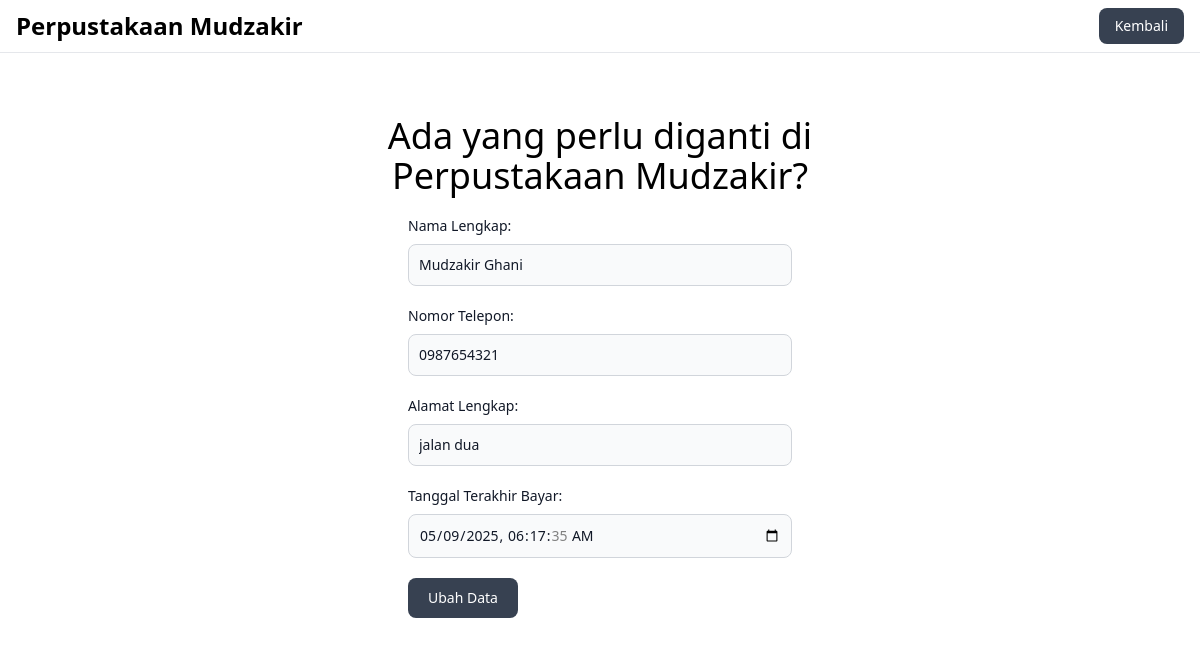
The app's page /FormUbahMember.php?kode=20 with its own data.
### tables this page shows
CREATE TABLE `member` (
  `id_member` int(11) NOT NULL,
  `nama_member` varchar(250) NOT NULL,
  `nomor_member` varchar(15) NOT NULL,
  `alamat` text NOT NULL,
  `tgl_mendaftar` datetime NOT NULL,
  `tgl_terakhir_bayar` datetime NOT NULL DEFAULT current_timestamp()
);

### FormUbahMember.php (the view, shortened to what this page needs)
<?php
include_once "Model.php";
$sql = mysqli_query($koneksi, "SELECT * FROM member WHERE id_member='$_GET[kode]'");
$data = mysqli_fetch_array($sql);
?>
<!DOCTYPE html>
<html lang="en">
    <head>
        <script src="https://cdn.tailwindcss.com"></script>
    </head>
    <body>
        <nav class="bg-white dark:bg-gray-900 fixed w-full z-20 top-0 start-0 border-b border-gray-200 dark:border-gray-600">
            <div class="max-w-screen-xl mx-auto px-4 py-2 flex items-center justify-between">
                <h1 class="text-2xl font-bold text-black dark:text-white">
                    Perpustakaan Mudzakir
                </h1>
                <a href="Member.php">
                    <button type="button" class="text-white bg-gray-700 hover:bg-gray-400 font-medium rounded-lg text-sm px-4 py-2 text-center dark:bg-blue-600 dark:hover:bg-blue-700 dark:focus:ring-blue-800">
                        Kembali
                    </button>
                </a>
            </div>
        </nav>
        <div class="mt-24 mx-auto w-2/4 h-auto">
            <div class="text-4xl p-5 text-black text-center">
                <h3>Ada yang perlu diganti di</h3>
                <h3>Perpustakaan Mudzakir?</h3>
            </div>
            <form class="max-w-sm mx-auto" method="post">
                    <div class="mb-5">
                        <label class="block mb-2 text-sm font-medium text-gray-900 dark:text-white">Nama Lengkap:</label>
                        <input type="text" value="<?php echo "$data[nama_member]"?>" name="nama_member" class="bg-gray-50 border border-gray-300 text-gray-900 text-sm rounded-lg focus:ring-blue-500 focus:border-blue-500 block w-full p-2.5 dark:bg-gray-700 dark:border-gray-600 dark:placeholder-gray-400 dark:text-white dark:focus:ring-blue-500 dark:focus:border-blue-500" placeholder="Ghani Mudzakir" required />
                    </div>
                    <div class="mb-5">
                        <label class="block mb-2 text-sm font-medium text-gray-900 dark:text-white">Nomor Telepon:</label>
                        <input type="text" value="<?php echo "$data[nomor_member]"?>" name="nomor_member" class="bg-gray-50 border border-gray-300 text-gray-900 text-sm rounded-lg focus:ring-blue-500 focus:border-blue-500 block w-full p-2.5 dark:bg-gray-700 dark:border-gray-600 dark:placeholder-gray-400 dark:text-white dark:focus:ring-blue-500 dark:focus:border-blue-500" placeholder="08123456789" required />
                    </div>
                    <div class="mb-5">
                        <label class="block mb-2 text-sm font-medium text-gray-900 dark:text-white">Alamat Lengkap:</label>
                        <input type="text" value="<?php echo "$data[alamat]"?>" name="alamat" class="bg-gray-50 border border-gray-300 text-gray-900 text-sm rounded-lg focus:ring-blue-500 focus:border-blue-500 block w-full p-2.5 dark:bg-gray-700 dark:border-gray-600 dark:placeholder-gray-400 dark:text-white dark:focus:ring-blue-500 dark:focus:border-blue-500" placeholder="Jalan balalala Kelurahan blalala Kota blalala" required />
                    </div>
                    <div class="mb-5">
                        <label class="block mb-2 text-sm font-medium text-gray-900 dark:text-white">Tanggal Terakhir Bayar:</label>
                        <input type="datetime-local" name="tgl_terakhir_bayar", value="<?php echo "$data[tgl_terakhir_bayar]"?>" class="bg-gray-50 border border-gray-300 text-gray-900 text-sm rounded-lg focus:ring-blue-500 focus:border-blue-500 block w-full p-2.5 dark:bg-gray-700 dark:border-gray-600 dark:placeholder-gray-400 dark:text-white dark:focus:ring-blue-500 dark:focus:border-blue-500" placeholder="Jalan balalala Kelurahan blalala Kota blalala" required />
                    </div>
                    <div class="mb-5">
                        <button name="kirim" class="text-white bg-gray-700 hover:bg-blue-800 focus:ring-4 focus:outline-none focus:ring-blue-300 font-medium rounded-lg text-sm w-full sm:w-auto px-5 py-2.5 text-center dark:bg-blue-600 dark:hover:bg-blue-700 dark:focus:ring-blue-800">Ubah Data</button>
                    </div>
            </form>
        </div>
    </body>
</html>

### records on screen
member: nama_member "Mudzakir Ghani", nomor_member "0987654321", alamat "jalan dua", tgl_terakhir_bayar "05/09/2025 06:17:35"
